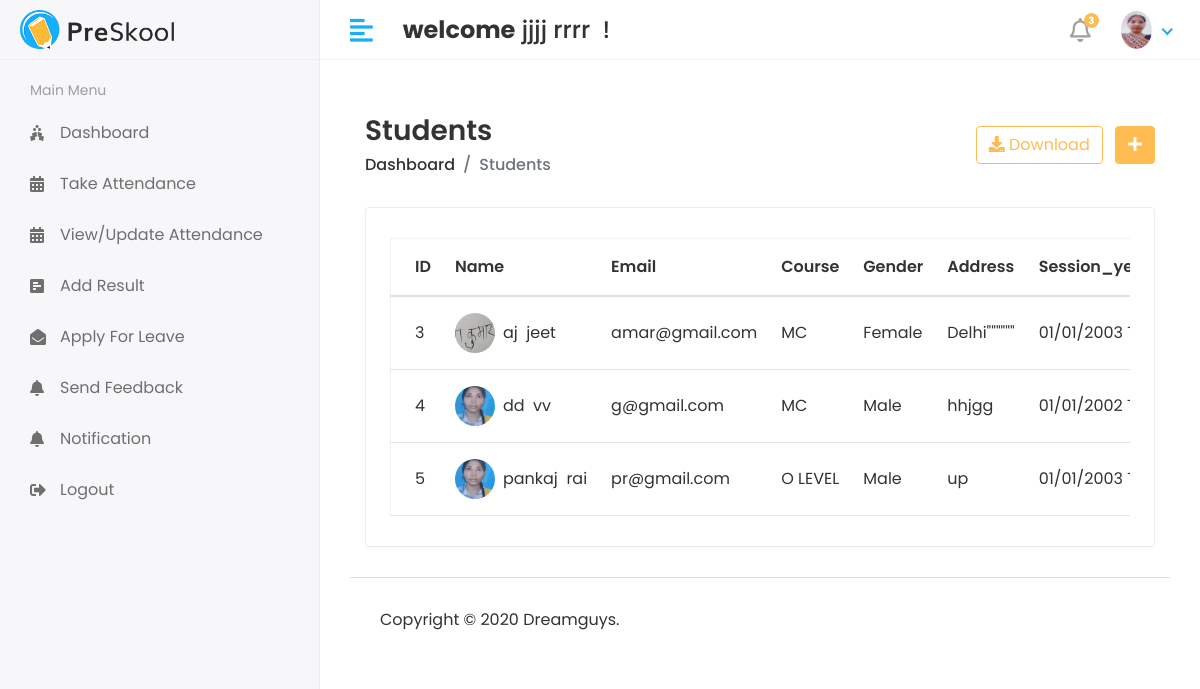
The page /Hod/student/view (signed in) on the database its author committed.
### api/models.py (models this page shows, shortened)
class user1(AbstractUser):
    USER = (
        (1, 'HOD'),
        (2, 'STAFF'),
        (3, 'STUDENT'),
    )
    user_type = models.CharField(choices=USER, max_length=50, default=1)
    profile_pic = models.ImageField(upload_to='media/profile_pic')

class Student(models.Model):
    admin = models.OneToOneField(user1, on_delete=models.CASCADE)
    address = models.TextField()
    gender = models.CharField(max_length=100)
    course_id = models.ForeignKey(Course, on_delete=models.DO_NOTHING)
    session_year_id = models.ForeignKey(Session_year, on_delete=models.DO_NOTHING)
    created_at = models.DateTimeField(auto_now_add=True)
    updated_at = models.DateTimeField(auto_now=True)

class Course(models.Model):
    name = models.CharField(max_length=100)
    created_at = models.DateTimeField(auto_now_add=True)
    updated_at = models.DateTimeField(auto_now=True)

class Session_year(models.Model):
    session_start = models.CharField(max_length=100)
    session_end = models.CharField(max_length=100)

### student/Hod_views.py (the view)
# urls.py: path('Hod/student/view',Hod_views.view_student, name='view_student'),
@login_required(login_url='/')
def view_student(request):
    student = Student.objects.all()
    context = {
        'student': student,
    }
    return render(request, 'Hod/view_student.html', context)

### templates/Hod/view_student.html (shortened to what this page needs)
{% extends 'base.html' %}
{% block content %}
 <div class="content container-fluid">
               <div class="page-header">
                  <div class="row align-items-center">
                     <div class="col">
                        <h3 class="page-title">Students</h3>
                        <ul class="breadcrumb">
                           <li class="breadcrumb-item"><a href="index.html">Dashboard</a></li>
                           <li class="breadcrumb-item active">Students</li>
                        </ul>
                     </div>
                     <div class="col-auto text-right float-right ml-auto">
                        <a href="#" class="btn btn-outline-primary mr-2"><i class="fas fa-download"></i> Download</a>
                        <a href="add-student.html" class="btn btn-primary"><i class="fas fa-plus"></i></a>
                     </div>
                  </div>
               </div>
               <div class="row">
                  <div class="col-sm-12">
                     <div class="card card-table">
                        <div class="card-body">
                           <div class="table-responsive">
                              <table id="table_id" class="table table-hover table-center mb-0 ">
                                 <thead>
                                    <tr>
                                       <th >ID</th>
                                       <th>Name</th>
                                       <th>Email</th>
                                       <th>Course</th>
                                       <th>Gender</th>
                                       <th>Address</th>
                                       <th>Session_year</th>
                                    </tr>
                                 </thead>
                                 <tbody>
                                 {% for i in student %}
                                    <tr>
                                       <td class="sorting_1">{{i.id}}</td>
                                       <td>
                                          <h2 class="table-avatar">
                                             <a href="student-details.html" class="avatar avatar-sm mr-2"><img class="avatar-img rounded-circle" src="/{{i.admin.profile_pic }}" alt="User Image"></a>
                                             <a href="student-details.html">{{i.admin.first_name}} &nbsp;{{i.admin.last_name}} </a>
                                          </h2>
                                       </td>
                                       <td>{{i.admin.email}}</td>
                                       <td>{{i.course_id.name}}</td>
                                       <td>{{i.gender}}</td>
                                       <td>{{i.address}}</td>
                                       <td>{{i.session_year_id.session_start}} To {{i.session_year_id.session_end}}</td>
                                    </tr>
                                    <tr>
                                  {% endfor %}
                                 </tbody>
                              </table>
                           </div>
                        </div>
                     </div>
                  </div>
               </div>
            </div>
{% endblock %}

### templates/includes/header.html (shortened to what this page needs)
{% load static %}
<div class="header">
            <div class="header-left">
               <a href="index.html" class="logo">
               <img src="{% static 'assets/img/logo.png' %}" alt="Logo">
               </a>
            </div>
            <a href="javascript:void(0);" id="toggle_btn">
            <i class="fas fa-align-left"></i>
            </a>
            <div class="top-nav-search mt-3">
               <h4> <strong> welcome</strong>&nbsp;<span>{{user.first_name}} {{ user.last_name }} </span>&nbsp;!</h4>
            </div>
            <ul class="nav user-menu">
               <li class="nav-item dropdown noti-dropdown">
                  <a href="#" class="dropdown-toggle nav-link" data-toggle="dropdown">
                  <i class="far fa-bell"></i> <span class="badge badge-pill">3</span>
                  </a>
               </li>
               <li class="nav-item dropdown has-arrow">
                  <a href="#" class="dropdown-toggle nav-link" data-toggle="dropdown">
                  {% if user.profile_pic == "" %}
                   <span class="user-img"><img class="rounded-circle" src="{% static 'assets/img/img.jpg' %}" width="31" alt="Ryan Taylor"></span>
                  {% else %}
                  <span class="user-img"><img class="rounded-circle" src="/{{user.profile_pic}}" width="31" alt="Ryan Taylor"></span>
                  {% endif %}
                  </a>
               </li>
            </ul>
         </div>

### api/static/assets/css/style.css (style rules this page uses)
html { height: 100%; }
body { background-color: #fff; color: #333; font-family: 'Poppins', sans-serif; font-size: 1rem; height: 100%; line-height: 1.5; overflow-x: hidden; }
h1, h2, h3, h4, h5, h6 { font-family: 'Poppins', sans-serif; margin-top: 0; }
a { color: #009ce7; }
input, button, a { transition: all 0.4s ease; -moz-transition: all 0.4s ease; -o-transition: all 0.4s ease; -ms-transition: all 0.4s ease; -webkit-transition: all 0.4s ease; }
ul, ol { padding: 0px; list-style: none; }
.table { color: #333; max-width: 100%; margin-bottom: 0; width: 100%; }
.table.dataTable { border-collapse: collapse !important; border: 1px solid rgba(0, 0, 0, 0.05); }
table.table td h2 { display: inline-block; font-size: inherit; font-weight: 400; margin: 0; padding: 0; vertical-align: middle; }
table.table td h2.table-avatar { align-items: center; display: inline-flex; font-size: inherit; font-weight: 400; margin: 0; padding: 0; vertical-align: middle; white-space: nowrap; }
table.table td h2 a { color: #333; }
.table thead tr th { font-weight: 600; }
.table tbody tr { border-bottom: 1px solid rgba(0, 0, 0, 0.05); }
.table.table-center td, .table.table-center th { vertical-align: middle; }
.card-table .card-body .table > thead > tr > th { border-top: 0; }
.card-table .card-body .table tr td:first-child, .card-table .card-body .table tr th:first-child { padding-left: 1.5rem; }
.card-table .table td, .card-table .table th { border-top: 1px solid #e2e5e8; padding: 1rem 0.75rem; white-space: nowrap; }
.btn-primary { background-color: #FFBC53; border: 1px solid #FFBC53; }
.btn-outline-primary { color: #FFBC53; border-color: #FFBC53; }
.card { border: 1px solid #ececf5; box-shadow: 0 1px 3px 0 rgba(0, 0, 0, 0.03); margin-bottom: 1.875rem; }
.card-body { padding: 1.5rem; }
.avatar { position: relative; display: inline-block; width: 3rem; height: 3rem }
.avatar > img { width: 100%; height: 100%; -o-object-fit: cover; object-fit: cover; }
.avatar-sm { width: 2.5rem; height: 2.5rem; }
.header { background-color: #fff; border-bottom: 1px solid #f3f3f4; left: 0; position: fixed; right: 0; top: 0; z-index: 1001; height: 60px; }
.header .header-left { float: left; height: 60px; padding: 0 20px; position: relative; width: 320px; z-index: 1; transition: all 0.2s ease-in-out; background-color: #f7f7fa; border-bottom: 1px solid #efefef; border-right: 1px solid #ececf5; display: flex; align-items: center; }
.header .header-left .logo { display: inline-block; line-height: 60px; }
.header .header-left .logo img { max-height: 40px; width: auto; }
.header .dropdown-toggle:after { display: none; }
.header .has-arrow .dropdown-toggle:after { border-top: 0; border-left: 0; border-bottom: 2px solid #18aefa; border-right: 2px solid #18aefa; content: ''; height: 8px; display: inline-block; pointer-events: none; -webkit-transform-origin: 66% 66%; -ms-transform-origin: 66% 66%; transform-origin: 66% 66%; -webkit-transform: rotate(45deg); -ms-transform: rotate(45deg); transform: rotate(45deg); -webkit-transition: all 0.15s ease-in-out; transition: all 0.15s ease-in-out; width: 8px; vertical-align: 0px; }
.user-menu { float: right; margin: 0; position: relative; z-index: 99; padding-right: 15px; }
.user-menu.nav > li > a { color: #a0a0a0; font-size: 14px; line-height: 58px; padding: 0 15px; height: 60px; }
.user-img { margin-right: 3px; position: relative; }
.top-nav-search { float: left; margin-left: 15px; }
.page-header { margin-bottom: 1.875rem; }
.page-header .breadcrumb { background-color: transparent; color: #6c757d; font-size: 1rem; font-weight: 500; margin-bottom: 0; padding: 0; }
.page-header .breadcrumb a { color: #333; }
.page-title { font-size: 28px; font-weight: 600; color: #333; margin-bottom: 5px; }
.user-menu.nav > li > a .badge { background-color: #FFBC53; display: block; font-size: 10px; font-weight: bold; height: 15px; width: 15px; position: absolute; right: 7px; top: 13px; color: #fff; padding: 3px; }
.user-menu.nav > li > a > i { font-size: 1.5rem; line-height: 60px; }
@media (min-width: 992px) { #toggle_btn { align-items: center; color: #18aefa; display: inline-flex; float: left; font-size: 26px; height: 60px; justify-content: center; margin-left: 15px; padding: 0 15px; } }

### rows shown on the page
user1: first_name "jjjj", last_name "rrrr", profile_pic (picture)
Student: id "3", admin.profile_pic (picture), admin.first_name "aj", admin.last_name "jeet", admin.email "amar@gmail.com", course_id.name "MC", gender "Female", address "Delhi\"\"\"\"\"\"", session_year_id.session_start "01/01/2003"
Student: id "4", admin.profile_pic (picture), admin.first_name "dd", admin.last_name "vv", admin.email "g@gmail.com", course_id.name "MC", gender "Male", address "hhjgg", session_year_id.session_start "01/01/2002"
Student: id "5", admin.profile_pic (picture), admin.first_name "pankaj", admin.last_name "rai", admin.email "pr@gmail.com", course_id.name "O LEVEL", gender "Male", address "up", session_year_id.session_start "01/01/2003"
